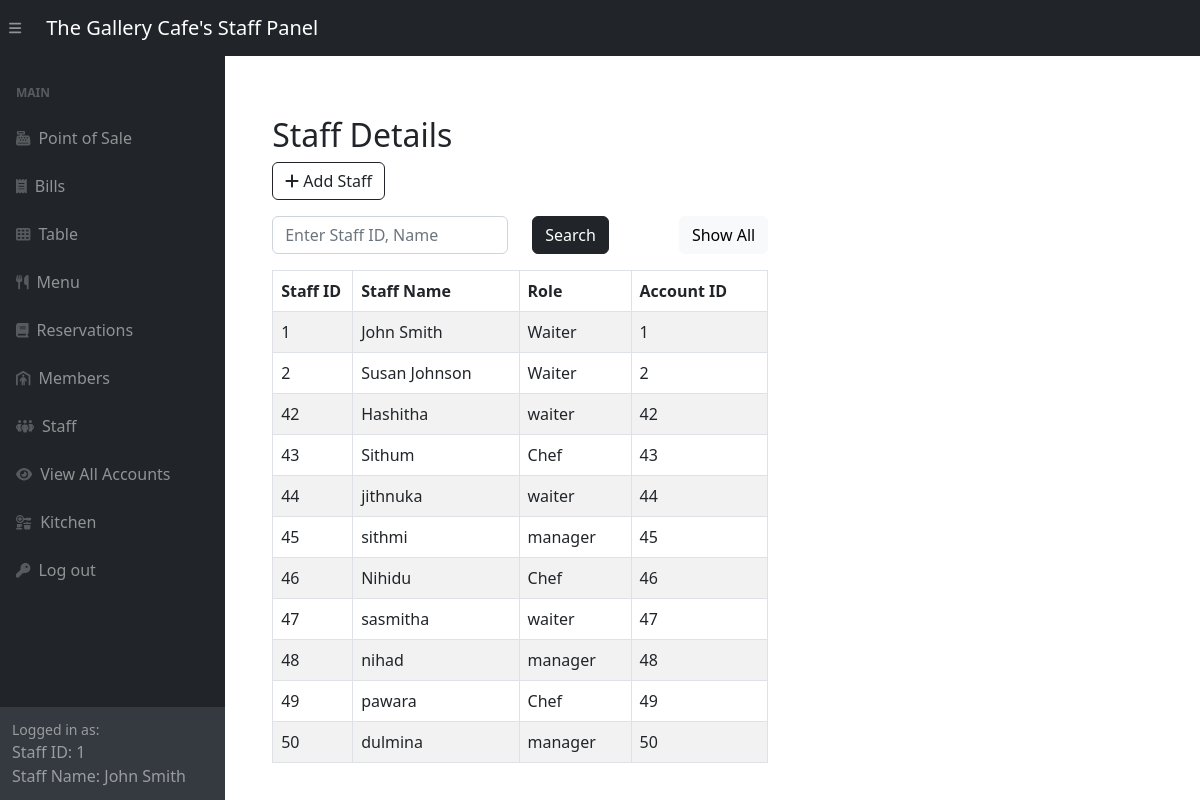
Screenshot of /adminSide/panel/staff-panel.php (signed in) with the database file from the repository.
### tables this page shows
CREATE TABLE `staffs` (
  `staff_id` int(11) NOT NULL,
  `staff_name` varchar(255) DEFAULT NULL,
  `role` varchar(255) DEFAULT NULL,
  `account_id` int(11) DEFAULT NULL
);

### adminSide/panel/staff-panel.php (the view, shortened to what this page needs)
<?php include '../inc/dashHeader.php'; ?>
<div class="wrapper">
    <div class="container-fluid pt-5 pl-600">
        <div class="row">
            <div class="m-50">
                <div class="mt-5 mb-3">
                    <h2 class="pull-left">Staff Details</h2>
                    <a href="../staffCrud/createStaff.php" class="btn btn-outline-dark"><i class="fa fa-plus"></i> Add Staff</a>
                </div>
                <div class="mb-3">
                    <form method="POST" action="#">
                        <div class="row">
                            <div class="col-md-6">
                                <input required type="text" id="search" name="search" class="form-control" placeholder="Enter Staff ID, Name">
                            </div>
                            <div class="col-md-3">
                                <button type="submit" class="btn btn-dark">Search</button>
                            </div>
                            <div class="col" style="text-align: right;" >
                                <a href="staff-panel.php" class="btn btn-light">Show All</a>
                            </div>
                        </div>
                    </form>
                </div>
                <?php
                require_once "../config.php";
                if (isset($_POST['search'])) {
                    if (!empty($_POST['search'])) {
                        $search = $_POST['search'];
                        $sql = "SELECT * FROM Staffs WHERE staff_name LIKE '%$search%' OR staff_id = '$search' ORDER BY account_id";
                    } else {
                        $sql = "SELECT * FROM Staffs ORDER BY account_id";
                    }
                } else {
                    $sql = "SELECT * FROM Staffs ORDER BY account_id";
                }
                if ($result = mysqli_query($link, $sql)) {
                    if (mysqli_num_rows($result) > 0) {
                        echo '<table class="table table-bordered table-striped">';
                        echo "<thead>";
                        echo "<tr>";
                        echo "<th style='width:5em;'>Staff ID</th>";
                        echo "<th>Staff Name</th>";
                        echo "<th style='width:7em;'>Role</th>";
                        echo "<th>Account ID</th>";
                        echo "</tr>";
                        echo "</thead>";
                        echo "<tbody>";
                        while ($row = mysqli_fetch_array($result)) {
                            echo "<tr>";
                            echo "<td>" . $row['staff_id'] . "</td>";
                            echo "<td>" . $row['staff_name'] . "</td>";
                            echo "<td>" . $row['role'] . "</td>";
                            echo "<td>" . $row['account_id'] . "</td>";
                            echo "</tr>";
                        }
                        echo "</tbody>";
                        echo "</table>";
                    } else {
                        echo '<div class="alert alert-danger"><em>No records were found.</em></div>';
                    }
                } else {
                    echo "Oops! Something went wrong. Please try again later.";
                }
                ?>
            </div>
        </div>
    </div>
</div>
<?php include '../inc/dashFooter.php'; ?>

### adminSide/panel/staff-panel.php (style rules this page uses)
.wrapper { width: 60%; padding-left: 200px; padding-top: 20px }

### rows the page displays
staffs: staff_id "1", staff_name "John Smith", role "Waiter", account "1"
staffs: staff_id "2", staff_name "Susan Johnson", role "Waiter", account "2"
staffs: staff_id "42", staff_name "Hashitha", role "waiter", account "42"
staffs: staff_id "43", staff_name "Sithum", role "Chef", account "43"
staffs: staff_id "44", staff_name "jithnuka", role "waiter", account "44"
staffs: staff_id "45", staff_name "sithmi", role "manager", account "45"
staffs: staff_id "46", staff_name "Nihidu", role "Chef", account "46"
staffs: staff_id "47", staff_name "sasmitha", role "waiter", account "47"
staffs: staff_id "48", staff_name "nihad", role "manager", account "48"
staffs: staff_id "49", staff_name "pawara", role "Chef", account "49"
staffs: staff_id "50", staff_name "dulmina", role "manager", account "50"

### other values shown
$_SESSION['logged_account_id'] "1"
$_SESSION['logged_staff_name'] "John Smith"
